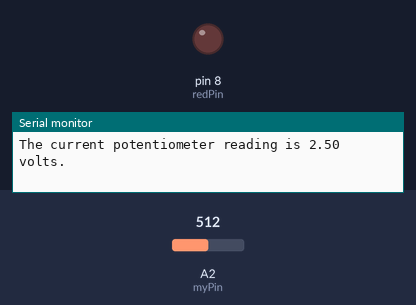
Recording of a sketch running on a simulated Arduino Uno, built with avr-gcc and run on an emulated ATmega328P. Shown: output pins drawn as LEDs (lit = HIGH), the last lines printed to the serial monitor. The test bench sets the inputs (shaded band); at power-on: A2 (myPin) = 512.

Above: at 1.3 s.
1.4 s: A2 (myPin) set to 811
2.9 s: A2 (myPin) set to 837
At 3.6 s:
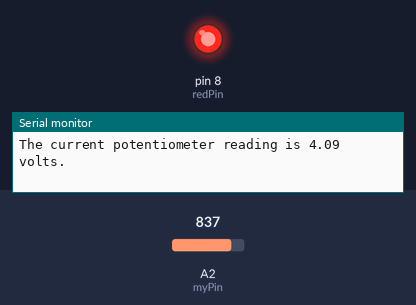
4.5 s: A2 (myPin) set to 716
At 4.8 s:
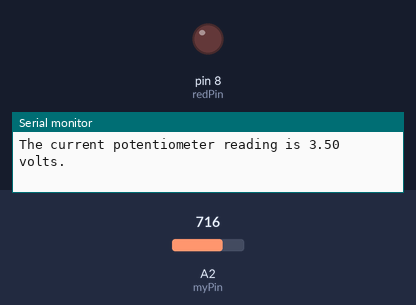
6.0 s: A2 (myPin) set to 900
At 7.2 s:
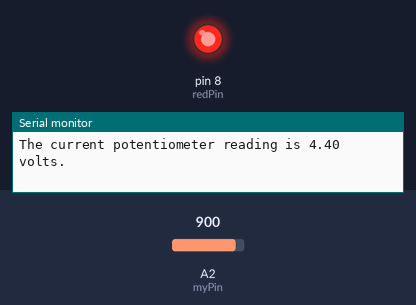
Timing chart, 0 to 8.5 s (numbered marks = the images above; inputs shaded):
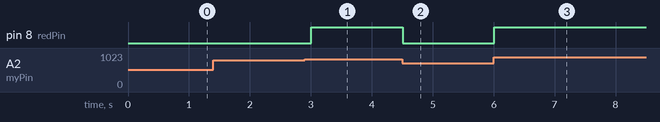

The sketch:

Voltmeter.ino
```cpp
int myPin = A2;
int readVal;
float V2 = 0;
int sec = 500;
int greenPin = 9;
int yellowPin = 10;
int redPin = 8;
String a = "The current potentiometer reading is ";
String V = " volts.";
void setup() {
  // put your setup code here, to run once:
  pinMode(myPin,INPUT);
  pinMode(redPin, OUTPUT);
  Serial.begin(9600);
}

void loop() {
  // put your main code here, to run repeatedly:
  readVal = analogRead(myPin);
  V2 =(5./1023.)*readVal;
  Serial.println(a + V2 + V);
  if(V2 < 3.0){
    digitalWrite(greenPin, HIGH);
    digitalWrite(yellowPin, LOW);
    digitalWrite(redPin, LOW);
  }
  if (V2 >= 3.0 && V2 < 4.0){
    digitalWrite(greenPin, LOW);
    digitalWrite(yellowPin, HIGH);
    digitalWrite(redPin, LOW);
  }
  if (V2 >= 4.0 && V2 <= 5.0){
    digitalWrite(greenPin, LOW);
    digitalWrite(yellowPin, LOW);
    digitalWrite(redPin, HIGH);
  }
  delay(sec);
}
```

Measured:
- the behaviour switches between 818 and 819 on A2 (myPin) (found by bisection; images 0 and 1)
- after the input at 2.9 s, pin 8 (redPin): LOW → HIGH after 0.11 s
- after the input at 4.5 s, pin 8 (redPin): HIGH → LOW at once
- after the input at 6.0 s, pin 8 (redPin): LOW → HIGH at once
